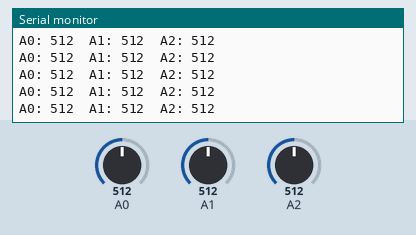
Simulated run of this sketch. Board: Arduino Uno, built with avr-gcc and run on an emulated ATmega328P. On the bench: the last lines printed to the serial monitor. Inputs (shaded band) come from the test bench; at power-on: A0 = 512, A1 = 512, A2 = 512.

Above: at 1.2 s.
1.3 s: A0 set to 716
At 1.34 s:
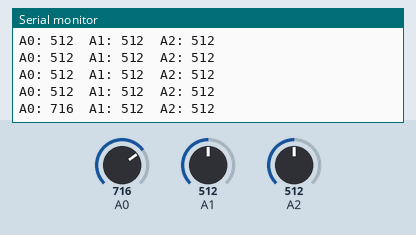
2.8 s: A1 set to 716
At 2.82 s:
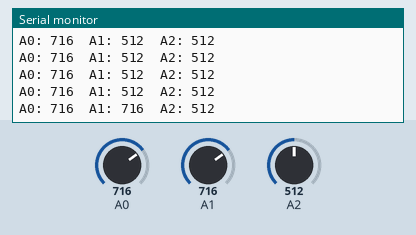
4.3 s: A2 set to 716
At 4.3 s:
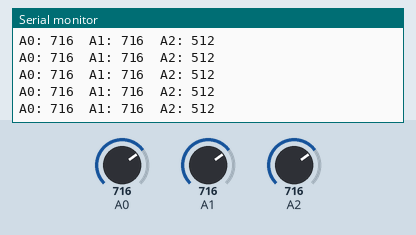
5.8 s: A0 set to 900
At 5.83 s:
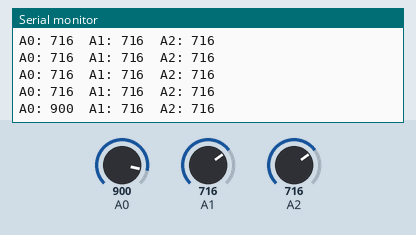
7.3 s: A1 set to 900
At 7.3 s:
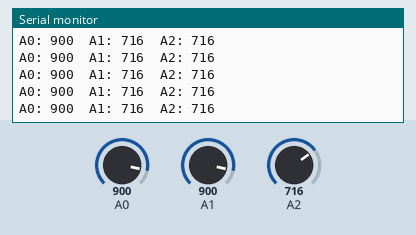
10.3 s: A2 set to 900
At 10.31 s:
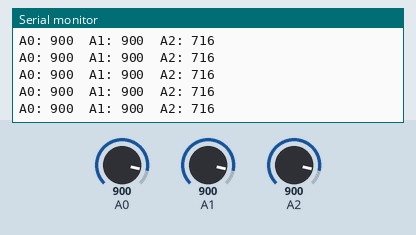
Timing chart, 0 to 12.8 s (numbered marks = the images above; inputs shaded):
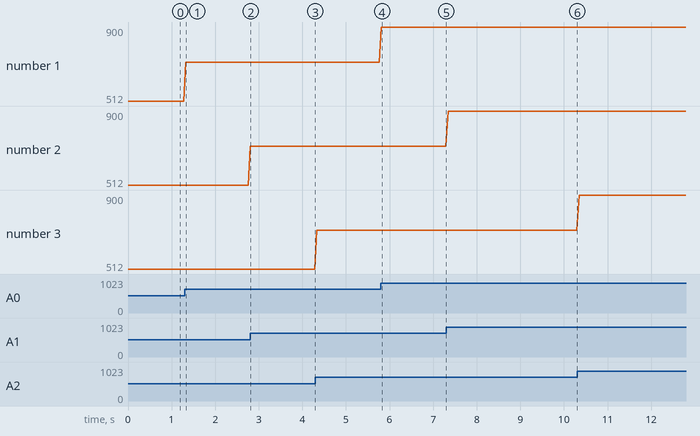

The sketch:

Mod2_B.ino
```cpp
void setup() {
  // put your setup code here, to run once:

  Serial.begin(115200);

}

void loop() {
  // put your main code here, to run repeatedly:

  Serial.print("A0: ");
  Serial.print(analogRead(A0));

  Serial.print("  A1: ");
  Serial.print(analogRead(A1));

  Serial.print("  A2: ");
  Serial.println(analogRead(A2));

  delay(50);

}
```

Measured:
- after the input at 1.3 s, the serial monitor: prints a new line at once (image 1)
- after the input at 2.8 s, the serial monitor: prints a new line at once (image 2)
- after the input at 5.8 s, the serial monitor: prints a new line at once (image 4)
- plotted number 1: 512 → 716 after the input at 1.3 s, 716 → 900 after the input at 5.8 s
